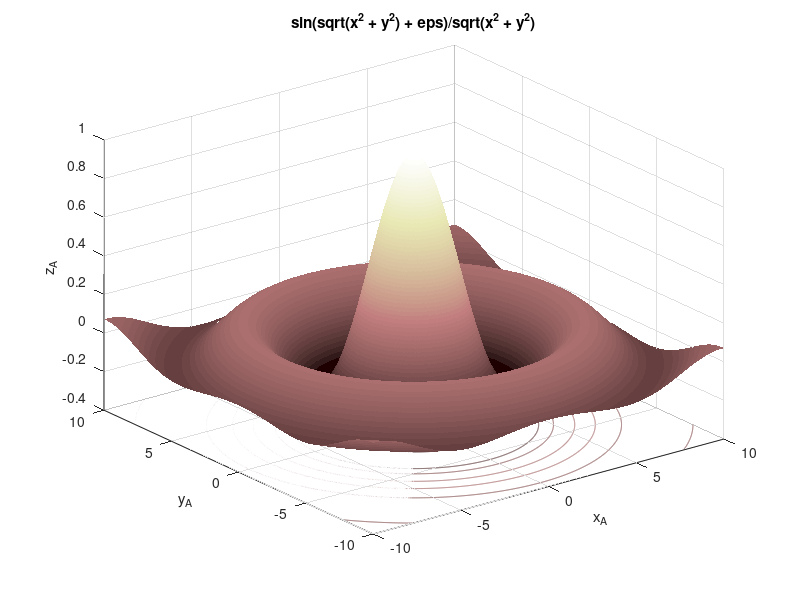

Recreate this plot in MATLAB.
%% my3Dfun2
% Function domain
[x,y] = meshgrid(-10:0.01:10,-10:0.01:10);
% Function values
z = sin(sqrt(x.^2 + y.^2) + eps)./sqrt(x.^2 + y.^2);
% Figure initialization
figure(1)
% Plotting figure
surfc(x,y,z)
% Title
title('sin(sqrt(x^2 + y^2) + eps)/sqrt(x^2 + y^2)')
% Labels
xlabel('x_A');
ylabel('y_A');
zlabel('z_A');
% Grid
grid on
% Colormap
colormap(pink)
% Shading
shading flat
